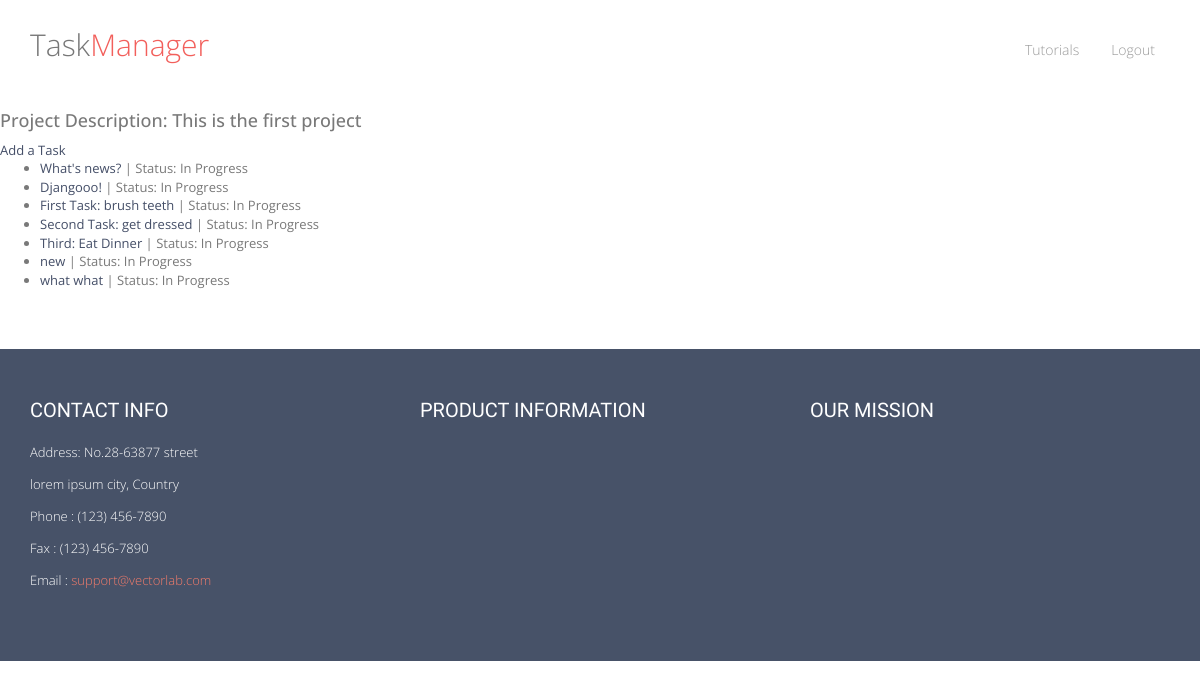
The app's page /taskManager/1/ (signed in) with its own data.
### taskManager/models.py (models this page shows, shortened)
class Project(models.Model):
	project_title = models.CharField(max_length = 50, default = 'Default')
	project_text = models.CharField(max_length = 500)
	start_date = models.DateTimeField('date started')
	users_assinged = models.ManyToManyField(User)

class Task(models.Model):
	assoc_project = models.ForeignKey(Project, default=1)
	task_text = models.CharField(max_length = 200)
	pub_date = models.DateTimeField('date created')
	completed = models.NullBooleanField(default = False)
	users_assinged = models.ManyToManyField(User)

### taskManager/views.py (the view)
# urls.py: url(r'^(?P<project_id>\d+)/$', views.proj_details, name = 'proj_details'),
def proj_details(request, project_id):
    proj = Project.objects.get(pk = project_id)
    logged_in = True
    admin_level = False
    if request.user.groups.filter(name='admin_g').exists():
        admin_level = True
    assigned_to = False
    if proj.users_assinged.filter(username= request.user.username).exists():
        assigned_to = True
    elif admin_level == True:
        assigned_to = True
    if not request.user.is_authenticated():
        logged_in =False
    return render(request, 'taskManager/proj_details.html', {'proj':proj, 'assigned_to':assigned_to, 'logged_in':logged_in})

### taskManager/templates/taskManager/proj_details.html (shortened to what this page needs)
{% extends 'taskManager/base.html' %}
{% block content %}
{% if logged_in == True %}
{% if assigned_to == False%}
<h4>You have not been assigned to this project nor have the permissions necessary, therefore
you will not be able to see the project details</h4>
{% else %}
<h4>Project Description: {{proj.project_text}}</h4>
<a href = "{% url 'taskManager:new_task' proj.id %}"> Add a Task </a>
<ul>
{% for task in proj.task_set.all %}
    <li> <a href="{% url 'taskManager:detail' proj.project_title task.id%}">{{ task.task_text|truncatechars:60 }}</a> | Status:
    {% if task.completed == True %}
    	Complete
    {% else %}
    	In Progress
    {% endif %}
    </li>
{% endfor %}
</ul>
{% endif %}
{% else %}
<h4> Please log in to see project details </h4>
<p><a href = "/taskManager/login/">Log in</a></p>
{% endif %}
{%  endblock %}

### taskManager/static/taskManager/css/style.css (style rules this page uses)
body { color: #797979; font-family: 'Open Sans', sans-serif; padding: 0px !important; margin: 0px !important; font-size:13px; }
a, a:hover, a:focus { text-decoration: none; outline: none; }
h1,h2,h3,h4,h5,h6 { font-family: 'Open Sans', sans-serif; }
a { color: #444e67; }

### records on screen
Project: project_text "This is the first project"
Task: task_text "What's news?", completed "In Progress"
Task: task_text "Djangooo!", completed "In Progress"
Task: task_text "First Task: brush teeth", completed "In Progress"
Task: task_text "Second Task: get dressed", completed "In Progress"
Task: task_text "Third: Eat Dinner", completed "In Progress"
Task: task_text "new", completed "In Progress"
Task: task_text "what what", completed "In Progress"
